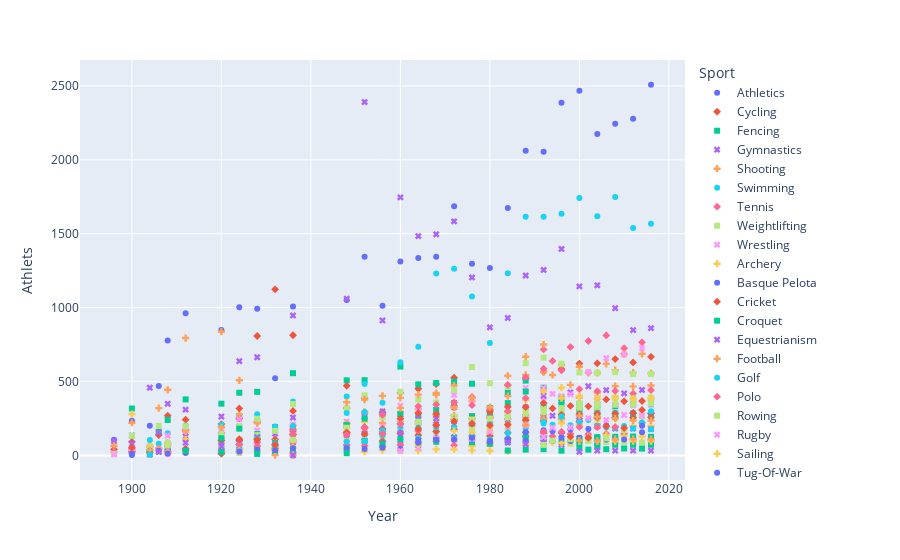

The notebook cell saved with this chart:
### Code cell
import plotly.express as px

fig = px.scatter(participants, x="Year", y="Athlets", color="Sport", symbol="Sport")
fig.show()

### Figure 1 — Plotly figure (JSON) as saved in the notebook; plotly's stock layout.template omitted (floating-point values rounded to 4 significant figures)
{"data": [{"hovertemplate": "Sport=Athletics<br>Year=%{x}<br>Athlets=%{y}<extra></extra>", "legendgroup": "Athletics", "marker": {"color": "#636efa", "symbol": "circle"}, "mode": "markers", "name": "Athletics", "orientation": "v", "showlegend": true, "type": "scatter", "x": [1896, 1900, 1904, 1906, 1908, 1912, 1920, 1924, 1928, 1932, 1936, 1948, 1952, 1956, 1960, 1964, 1968, 1972, 1976, 1980, 1984, 1988, 1992, 1996, 2000, 2004, 2008, 2012, 2016], "xaxis": "x", "y": [106, 234, 201, 470, 778, 962, 849, 1003, 992, 522, 1007, 1051, 1344, 1013, 1312, 1335, 1345, 1686, 1297, 1268, 1674, 2062, 2054, 2386, 2468, 2175, 2244, 2278, 2508], "yaxis": "y"}, {"hovertemplate": "Sport=Cycling<br>Year=%{x}<br>Athlets=%{y}<extra></extra>", "legendgroup": "Cycling", "marker": {"color": "#EF553B", "symbol": "diamond"}, "mode": "markers", "name": "Cycling", "orientation": "v", "showlegend": true, "type": "scatter", "x": [1896, 1900, 1904, 1906, 1908, 1912, 1920, 1924, 1928, 1932, 1936, 1948, 1952, 1956, 1960, 1964, 1968, 1972, 1976, 1980, 1984, 1988, 1992, 1996, 2000, 2004, 2008, 2012, 2016], "xaxis": "x", "y": [41, 92, 61, 138, 269, 242, 212, 249, 227, 109, 301, 320, 389, 292, 423, 451, 483, 526, 392, 307, 475, 518, 566, 584, 621, 623, 652, 629, 667], "yaxis": "y"}, {"hovertemplate": "Sport=Fencing<br>Year=%{x}<br>Athlets=%{y}<extra></extra>", "legendgroup": "Fencing", "marker": {"color": "#00cc96", "symbol": "square"}, "mode": "markers", "name": "Fencing", "orientation": "v", "showlegend": true, "type": "scatter", "x": [1896, 1900, 1904, 1906, 1908, 1912, 1920, 1924, 1928, 1932, 1936, 1948, 1952, 1956, 1960, 1964, 1968, 1972, 1976, 1980, 1984, 1988, 1992, 1996, 2000, 2004, 2008, 2012, 2016], "xaxis": "x", "y": [15, 317, 28, 161, 240, 379, 350, 424, 430, 192, 556, 508, 509, 278, 601, 481, 490, 499, 485, 321, 424, 506, 458, 388, 349, 323, 332, 345, 346], "yaxis": "y"}, {"hovertemplate": "Sport=Gymnastics<br>Year=%{x}<br>Athlets=%{y}<extra></extra>", "legendgroup": "Gymnastics", "marker": {"color": "#ab63fa", "symbol": "x"}, "mode": "markers", "name": "Gymnastics", "orientation": "v", "showlegend": true, "type": "scatter", "x": [1896, 1900, 1904, 1906, 1908, 1912, 1920, 1924, 1928, 1932, 1936, 1948, 1952, 1956, 1960, 1964, 1968, 1972, 1976, 1980, 1984, 1988, 1992, 1996, 2000, 2004, 2008, 2012, 2016], "xaxis": "x", "y": [97, 135, 458, 156, 349, 310, 263, 638, 664, 147, 947, 1060, 2391, 913, 1746, 1484, 1496, 1584, 1204, 866, 930, 1217, 1255, 1397, 1144, 1151, 996, 848, 861], "yaxis": "y"}, {"hovertemplate": "Sport=Shooting<br>Year=%{x}<br>Athlets=%{y}<extra></extra>", "legendgroup": "Shooting", "marker": {"color": "#FFA15A", "symbol": "cross"}, "mode": "markers", "name": "Shooting", "orientation": "v", "showlegend": true, "type": "scatter", "x": [1896, 1900, 1906, 1908, 1912, 1920, 1924, 1932, 1936, 1948, 1952, 1956, 1960, 1964, 1968, 1972, 1976, 1980, 1984, 1988, 1992, 1996, 2000, 2004, 2008, 2012, 2016], "xaxis": "x", "y": [65, 221, 320, 444, 794, 838, 508, 44, 162, 216, 289, 219, 389, 312, 410, 472, 369, 267, 539, 545, 564, 612, 599, 558, 577, 560, 555], "yaxis": "y"}, {"hovertemplate": "Sport=Swimming<br>Year=%{x}<br>Athlets=%{y}<extra></extra>", "legendgroup": "Swimming", "marker": {"color": "#19d3f3", "symbol": "circle"}, "mode": "markers", "name": "Swimming", "orientation": "v", "showlegend": true, "type": "scatter", "x": [1896, 1900, 1904, 1906, 1908, 1912, 1920, 1924, 1928, 1932, 1936, 1948, 1952, 1956, 1960, 1964, 1968, 1972, 1976, 1980, 1984, 1988, 1992, 1996, 2000, 2004, 2008, 2012, 2016], "xaxis": "x", "y": [18, 131, 64, 78, 150, 201, 209, 263, 278, 195, 364, 398, 483, 356, 630, 736, 1231, 1263, 1076, 761, 1232, 1614, 1615, 1635, 1741, 1618, 1749, 1538, 1568], "yaxis": "y"}, {"hovertemplate": "Sport=Tennis<br>Year=%{x}<br>Athlets=%{y}<extra></extra>", "legendgroup": "Tennis", "marker": {"color": "#FF6692", "symbol": "diamond"}, "mode": "markers", "name": "Tennis", "orientation": "v", "showlegend": true, "type": "scatter", "x": [1896, 1900, 1904, 1906, 1908, 1912, 1920, 1924, 1988, 1992, 1996, 2000, 2004, 2008, 2012, 2016], "xaxis": "x", "y": [23, 47, 57, 48, 84, 173, 153, 253, 202, 250, 246, 248, 252, 254, 286, 286], "yaxis": "y"}, {"hovertemplate": "Sport=Weightlifting<br>Year=%{x}<br>Athlets=%{y}<extra></extra>", "legendgroup": "Weightlifting", "marker": {"color": "#B6E880", "symbol": "square"}, "mode": "markers", "name": "Weightlifting", "orientation": "v", "showlegend": true, "type": "scatter", "x": [1896, 1904, 1906, 1920, 1924, 1928, 1932, 1936, 1948, 1952, 1956, 1960, 1964, 1968, 1972, 1976, 1980, 1984, 1988, 1992, 1996, 2000, 2004, 2008, 2012, 2016], "xaxis": "x", "y": [10, 7, 22, 53, 107, 94, 29, 80, 120, 142, 105, 172, 149, 160, 188, 173, 172, 186, 226, 244, 243, 246, 249, 253, 252, 255], "yaxis": "y"}, {"hovertemplate": "Sport=Wrestling<br>Year=%{x}<br>Athlets=%{y}<extra></extra>", "legendgroup": "Wrestling", "marker": {"color": "#FF97FF", "symbol": "x"}, "mode": "markers", "name": "Wrestling", "orientation": "v", "showlegend": true, "type": "scatter", "x": [1896, 1904, 1906, 1908, 1912, 1920, 1924, 1928, 1932, 1936, 1948, 1952, 1956, 1960, 1964, 1968, 1972, 1976, 1980, 1984, 1988, 1992, 1996, 2000, 2004, 2008, 2012, 2016], "xaxis": "x", "y": [5, 48, 39, 133, 170, 161, 244, 169, 90, 210, 229, 262, 195, 337, 302, 333, 409, 349, 270, 286, 457, 371, 401, 314, 342, 343, 339, 346], "yaxis": "y"}, {"hovertemplate": "Sport=Archery<br>Year=%{x}<br>Athlets=%{y}<extra></extra>", "legendgroup": "Archery", "marker": {"color": "#FECB52", "symbol": "cross"}, "mode": "markers", "name": "Archery", "orientation": "v", "showlegend": true, "type": "scatter", "x": [1900, 1904, 1908, 1920, 1972, 1976, 1980, 1984, 1988, 1992, 1996, 2000, 2004, 2008, 2012, 2016], "xaxis": "x", "y": [32, 70, 77, 86, 95, 64, 67, 109, 257, 247, 218, 206, 212, 194, 200, 200], "yaxis": "y"}, {"hovertemplate": "Sport=Basque Pelota<br>Year=%{x}<br>Athlets=%{y}<extra></extra>", "legendgroup": "Basque Pelota", "marker": {"color": "#636efa", "symbol": "circle"}, "mode": "markers", "name": "Basque Pelota", "orientation": "v", "showlegend": true, "type": "scatter", "x": [1900], "xaxis": "x", "y": [2], "yaxis": "y"}, {"hovertemplate": "Sport=Cricket<br>Year=%{x}<br>Athlets=%{y}<extra></extra>", "legendgroup": "Cricket", "marker": {"color": "#EF553B", "symbol": "diamond"}, "mode": "markers", "name": "Cricket", "orientation": "v", "showlegend": true, "type": "scatter", "x": [1900], "xaxis": "x", "y": [24], "yaxis": "y"}, {"hovertemplate": "Sport=Croquet<br>Year=%{x}<br>Athlets=%{y}<extra></extra>", "legendgroup": "Croquet", "marker": {"color": "#00cc96", "symbol": "square"}, "mode": "markers", "name": "Croquet", "orientation": "v", "showlegend": true, "type": "scatter", "x": [1900], "xaxis": "x", "y": [19], "yaxis": "y"}, {"hovertemplate": "Sport=Equestrianism<br>Year=%{x}<br>Athlets=%{y}<extra></extra>", "legendgroup": "Equestrianism", "marker": {"color": "#ab63fa", "symbol": "x"}, "mode": "markers", "name": "Equestrianism", "orientation": "v", "showlegend": true, "type": "scatter", "x": [1900, 1912, 1920, 1924, 1928, 1932, 1936, 1948, 1952, 1956, 1960, 1964, 1968, 1972, 1976, 1980, 1984, 1988, 1992, 1996, 2000, 2004, 2008, 2012, 2016], "xaxis": "x", "y": [79, 128, 132, 194, 232, 65, 256, 207, 263, 298, 276, 224, 233, 326, 246, 122, 281, 324, 404, 343, 295, 371, 340, 350, 355], "yaxis": "y"}, {"hovertemplate": "Sport=Football<br>Year=%{x}<br>Athlets=%{y}<extra></extra>", "legendgroup": "Football", "marker": {"color": "#FFA15A", "symbol": "cross"}, "mode": "markers", "name": "Football", "orientation": "v", "showlegend": true, "type": "scatter", "x": [1900, 1904, 1906, 1908, 1912, 1920, 1924, 1928, 1936, 1948, 1952, 1956, 1960, 1964, 1968, 1972, 1976, 1980, 1984, 1988, 1992, 1996, 2000, 2004, 2008, 2012, 2016], "xaxis": "x", "y": [35, 36, 45, 72, 163, 190, 279, 219, 201, 218, 294, 143, 235, 214, 273, 269, 202, 256, 246, 270, 272, 388, 391, 425, 469, 467, 473], "yaxis": "y"}, {"hovertemplate": "Sport=Golf<br>Year=%{x}<br>Athlets=%{y}<extra></extra>", "legendgroup": "Golf", "marker": {"color": "#19d3f3", "symbol": "circle"}, "mode": "markers", "name": "Golf", "orientation": "v", "showlegend": true, "type": "scatter", "x": [1900, 1904, 2016], "xaxis": "x", "y": [22, 105, 120], "yaxis": "y"}, {"hovertemplate": "Sport=Polo<br>Year=%{x}<br>Athlets=%{y}<extra></extra>", "legendgroup": "Polo", "marker": {"color": "#FF6692", "symbol": "diamond"}, "mode": "markers", "name": "Polo", "orientation": "v", "showlegend": true, "type": "scatter", "x": [1900, 1908, 1920, 1924, 1936], "xaxis": "x", "y": [21, 12, 17, 24, 21], "yaxis": "y"}, {"hovertemplate": "Sport=Rowing<br>Year=%{x}<br>Athlets=%{y}<extra></extra>", "legendgroup": "Rowing", "marker": {"color": "#B6E880", "symbol": "square"}, "mode": "markers", "name": "Rowing", "orientation": "v", "showlegend": true, "type": "scatter", "x": [1900, 1904, 1906, 1908, 1912, 1920, 1924, 1928, 1932, 1936, 1948, 1952, 1956, 1960, 1964, 1968, 1972, 1976, 1980, 1984, 1988, 1992, 1996, 2000, 2004, 2008, 2012, 2016], "xaxis": "x", "y": [133, 46, 200, 87, 197, 144, 196, 247, 166, 348, 318, 406, 258, 431, 378, 358, 442, 598, 488, 465, 624, 661, 621, 561, 559, 563, 550, 550], "yaxis": "y"}, {"hovertemplate": "Sport=Rugby<br>Year=%{x}<br>Athlets=%{y}<extra></extra>", "legendgroup": "Rugby", "marker": {"color": "#FF97FF", "symbol": "x"}, "mode": "markers", "name": "Rugby", "orientation": "v", "showlegend": true, "type": "scatter", "x": [1900, 1908, 1920, 1924], "xaxis": "x", "y": [47, 30, 31, 54], "yaxis": "y"}, {"hovertemplate": "Sport=Sailing<br>Year=%{x}<br>Athlets=%{y}<extra></extra>", "legendgroup": "Sailing", "marker": {"color": "#FECB52", "symbol": "cross"}, "mode": "markers", "name": "Sailing", "orientation": "v", "showlegend": true, "type": "scatter", "x": [1900, 1908, 1912, 1920, 1924, 1928, 1932, 1936, 1948, 1952, 1956, 1960, 1964, 1968, 1972, 1976, 1980, 1984, 1988, 1992, 1996, 2000, 2004, 2008, 2012, 2016], "xaxis": "x", "y": [280, 64, 109, 101, 69, 128, 57, 172, 186, 227, 154, 290, 225, 252, 323, 257, 156, 300, 375, 441, 458, 402, 401, 400, 379, 380], "yaxis": "y"}, {"hovertemplate": "Sport=Tug-Of-War<br>Year=%{x}<br>Athlets=%{y}<extra></extra>", "legendgroup": "Tug-Of-War", "marker": {"color": "#636efa", "symbol": "circle"}, "mode": "markers", "name": "Tug-Of-War", "orientation": "v", "showlegend": true, "type": "scatter", "x": [1900, 1904, 1906, 1908, 1912, 1920], "xaxis": "x", "y": [12, 30, 32, 40, 16, 40], "yaxis": "y"}, {"hovertemplate": "Sport=Water Polo<br>Year=%{x}<br>Athlets=%{y}<extra></extra>", "legendgroup": "Water Polo", "marker": {"color": "#EF553B", "symbol": "diamond"}, "mode": "markers", "name": "Water Polo", "orientation": "v", "showlegend": true, "type": "scatter", "x": [1900, 1904, 1908, 1912, 1920, 1924, 1928, 1932, 1936, 1948, 1952, 1956, 1960, 1964, 1968, 1972, 1976, 1980, 1984, 1988, 1992, 1996, 2000, 2004, 2008, 2012, 2016], "xaxis": "x", "y": [53, 21, 28, 45, 101, 101, 112, 41, 142, 156, 191, 96, 150, 137, 162, 176, 131, 132, 153, 156, 152, 153, 231, 255, 256, 257, 258], "yaxis": "y"}, {"hovertemplate": "Sport=Boxing<br>Year=%{x}<br>Athlets=%{y}<extra></extra>", "legendgroup": "Boxing", "marker": {"color": "#00cc96", "symbol": "square"}, "mode": "markers", "name": "Boxing", "orientation": "v", "showlegend": true, "type": "scatter", "x": [1904, 1908, 1920, 1924, 1928, 1932, 1936, 1948, 1952, 1956, 1960, 1964, 1968, 1972, 1976, 1980, 1984, 1988, 1992, 1996, 2000, 2004, 2008, 2012, 2016], "xaxis": "x", "y": [24, 42, 116, 181, 144, 85, 179, 205, 249, 161, 281, 269, 307, 354, 266, 271, 354, 432, 336, 355, 307, 280, 283, 283, 283], "yaxis": "y"}, {"hovertemplate": "Sport=Diving<br>Year=%{x}<br>Athlets=%{y}<extra></extra>", "legendgroup": "Diving", "marker": {"color": "#ab63fa", "symbol": "x"}, "mode": "markers", "name": "Diving", "orientation": "v", "showlegend": true, "type": "scatter", "x": [1904, 1906, 1908, 1912, 1920, 1924, 1928, 1932, 1936, 1948, 1952, 1956, 1960, 1964, 1968, 1972, 1976, 1980, 1984, 1988, 1992, 1996, 2000, 2004, 2008, 2012, 2016], "xaxis": "x", "y": [5, 24, 47, 86, 70, 90, 74, 36, 88, 84, 97, 82, 96, 102, 109, 124, 105, 88, 101, 108, 112, 139, 238, 196, 182, 181, 178], "yaxis": "y"}, {"hovertemplate": "Sport=Lacrosse<br>Year=%{x}<br>Athlets=%{y}<extra></extra>", "legendgroup": "Lacrosse", "marker": {"color": "#FFA15A", "symbol": "cross"}, "mode": "markers", "name": "Lacrosse", "orientation": "v", "showlegend": true, "type": "scatter", "x": [1904, 1908], "xaxis": "x", "y": [36, 24], "yaxis": "y"}, {"hovertemplate": "Sport=Roque<br>Year=%{x}<br>Athlets=%{y}<extra></extra>", "legendgroup": "Roque", "marker": {"color": "#19d3f3", "symbol": "circle"}, "mode": "markers", "name": "Roque", "orientation": "v", "showlegend": true, "type": "scatter", "x": [1904], "xaxis": "x", "y": [4], "yaxis": "y"}, {"hovertemplate": "Sport=Figure Skating<br>Year=%{x}<br>Athlets=%{y}<extra></extra>", "legendgroup": "Figure Skating", "marker": {"color": "#FF6692", "symbol": "diamond"}, "mode": "markers", "name": "Figure Skating", "orientation": "v", "showlegend": true, "type": "scatter", "x": [1908, 1920, 1924, 1928, 1932, 1936, 1948, 1952, 1956, 1960, 1964, 1968, 1972, 1976, 1980, 1984, 1988, 1992, 1994, 1998, 2002, 2006, 2010, 2014], "xaxis": "x", "y": [23, 31, 37, 63, 41, 87, 71, 65, 59, 71, 88, 96, 68, 105, 85, 114, 129, 133, 130, 145, 143, 147, 146, 221], "yaxis": "y"}, {"hovertemplate": "Sport=Hockey<br>Year=%{x}<br>Athlets=%{y}<extra></extra>", "legendgroup": "Hockey", "marker": {"color": "#B6E880", "symbol": "square"}, "mode": "markers", "name": "Hockey", "orientation": "v", "showlegend": true, "type": "scatter", "x": [1908, 1920, 1928, 1932, 1936, 1948, 1952, 1956, 1960, 1964, 1968, 1972, 1976, 1980, 1984, 1988, 1992, 1996, 2000, 2004, 2008, 2012, 2016], "xaxis": "x", "y": [68, 51, 137, 40, 167, 187, 157, 173, 236, 226, 253, 263, 172, 187, 286, 314, 314, 320, 350, 352, 387, 387, 390], "yaxis": "y"}, {"hovertemplate": "Sport=Jeu De Paume<br>Year=%{x}<br>Athlets=%{y}<extra></extra>", "legendgroup": "Jeu De Paume", "marker": {"color": "#FF97FF", "symbol": "x"}, "mode": "markers", "name": "Jeu De Paume", "orientation": "v", "showlegend": true, "type": "scatter", "x": [1908], "xaxis": "x", "y": [11], "yaxis": "y"}, {"hovertemplate": "Sport=Motorboating<br>Year=%{x}<br>Athlets=%{y}<extra></extra>", "legendgroup": "Motorboating", "marker": {"color": "#FECB52", "symbol": "cross"}, "mode": "markers", "name": "Motorboating", "orientation": "v", "showlegend": true, "type": "scatter", "x": [1908], "xaxis": "x", "y": [17], "yaxis": "y"}, {"hovertemplate": "Sport=Racquets<br>Year=%{x}<br>Athlets=%{y}<extra></extra>", "legendgroup": "Racquets", "marker": {"color": "#636efa", "symbol": "circle"}, "mode": "markers", "name": "Racquets", "orientation": "v", "showlegend": true, "type": "scatter", "x": [1908], "xaxis": "x", "y": [12], "yaxis": "y"}, {"hovertemplate": "Sport=Art Competitions<br>Year=%{x}<br>Athlets=%{y}<extra></extra>", "legendgroup": "Art Competitions", "marker": {"color": "#EF553B", "symbol": "diamond"}, "mode": "markers", "name": "Art Competitions", "orientation": "v", "showlegend": true, "type": "scatter", "x": [1912, 1920, 1924, 1928, 1932, 1936, 1948], "xaxis": "x", "y": [33, 11, 318, 808, 1124, 813, 471], "yaxis": "y"}, {"hovertemplate": "Sport=Modern Pentathlon<br>Year=%{x}<br>Athlets=%{y}<extra></extra>", "legendgroup": "Modern Pentathlon", "marker": {"color": "#00cc96", "symbol": "square"}, "mode": "markers", "name": "Modern Pentathlon", "orientation": "v", "showlegend": true, "type": "scatter", "x": [1912, 1920, 1924, 1928, 1932, 1936, 1948, 1952, 1956, 1960, 1964, 1968, 1972, 1976, 1980, 1984, 1988, 1992, 1996, 2000, 2004, 2008, 2012, 2016], "xaxis": "x", "y": [32, 23, 38, 37, 25, 42, 45, 99, 76, 111, 70, 93, 116, 89, 79, 103, 122, 117, 32, 48, 64, 72, 72, 72], "yaxis": "y"}, {"hovertemplate": "Sport=Ice Hockey<br>Year=%{x}<br>Athlets=%{y}<extra></extra>", "legendgroup": "Ice Hockey", "marker": {"color": "#ab63fa", "symbol": "x"}, "mode": "markers", "name": "Ice Hockey", "orientation": "v", "showlegend": true, "type": "scatter", "x": [1920, 1924, 1928, 1932, 1936, 1948, 1952, 1956, 1960, 1964, 1968, 1972, 1976, 1980, 1984, 1988, 1992, 1994, 1998, 2002, 2006, 2010, 2014], "xaxis": "x", "y": [60, 82, 124, 48, 173, 139, 147, 169, 152, 270, 250, 208, 217, 239, 239, 265, 267, 268, 426, 468, 442, 420, 443], "yaxis": "y"}, {"hovertemplate": "Sport=Alpinism<br>Year=%{x}<br>Athlets=%{y}<extra></extra>", "legendgroup": "Alpinism", "marker": {"color": "#FFA15A", "symbol": "cross"}, "mode": "markers", "name": "Alpinism", "orientation": "v", "showlegend": true, "type": "scatter", "x": [1924, 1932, 1936], "xaxis": "x", "y": [21, 2, 2], "yaxis": "y"}, {"hovertemplate": "Sport=Bobsleigh<br>Year=%{x}<br>Athlets=%{y}<extra></extra>", "legendgroup": "Bobsleigh", "marker": {"color": "#19d3f3", "symbol": "circle"}, "mode": "markers", "name": "Bobsleigh", "orientation": "v", "showlegend": true, "type": "scatter", "x": [1924, 1928, 1932, 1936, 1948, 1952, 1956, 1964, 1968, 1972, 1976, 1980, 1984, 1988, 1992, 1994, 1998, 2002, 2006, 2010, 2014], "xaxis": "x", "y": [39, 116, 52, 118, 92, 96, 135, 117, 120, 114, 133, 108, 152, 186, 216, 207, 204, 240, 191, 199, 223], "yaxis": "y"}, {"hovertemplate": "Sport=Cross Country Skiing<br>Year=%{x}<br>Athlets=%{y}<extra></extra>", "legendgroup": "Cross Country Skiing", "marker": {"color": "#FF6692", "symbol": "diamond"}, "mode": "markers", "name": "Cross Country Skiing", "orientation": "v", "showlegend": true, "type": "scatter", "x": [1924, 1928, 1932, 1936, 1948, 1952, 1956, 1960, 1964, 1968, 1972, 1976, 1980, 1984, 1988, 1992, 1994, 1998, 2002, 2006, 2010, 2014], "xaxis": "x", "y": [74, 90, 74, 175, 156, 188, 275, 216, 332, 344, 335, 395, 309, 477, 528, 717, 639, 733, 774, 812, 725, 765], "yaxis": "y"}, {"hovertemplate": "Sport=Curling<br>Year=%{x}<br>Athlets=%{y}<extra></extra>", "legendgroup": "Curling", "marker": {"color": "#B6E880", "symbol": "square"}, "mode": "markers", "name": "Curling", "orientation": "v", "showlegend": true, "type": "scatter", "x": [1924, 1998, 2002, 2006, 2010, 2014], "xaxis": "x", "y": [16, 80, 96, 91, 93, 87], "yaxis": "y"}, {"hovertemplate": "Sport=Military Ski Patrol<br>Year=%{x}<br>Athlets=%{y}<extra></extra>", "legendgroup": "Military Ski Patrol", "marker": {"color": "#FF97FF", "symbol": "x"}, "mode": "markers", "name": "Military Ski Patrol", "orientation": "v", "showlegend": true, "type": "scatter", "x": [1924], "xaxis": "x", "y": [24], "yaxis": "y"}, {"hovertemplate": "Sport=Nordic Combined<br>Year=%{x}<br>Athlets=%{y}<extra></extra>", "legendgroup": "Nordic Combined", "marker": {"color": "#FECB52", "symbol": "cross"}, "mode": "markers", "name": "Nordic Combined", "orientation": "v", "showlegend": true, "type": "scatter", "x": [1924, 1928, 1932, 1936, 1948, 1952, 1956, 1960, 1964, 1968, 1972, 1976, 1980, 1984, 1988, 1992, 1994, 1998, 2002, 2006, 2010, 2014], "xaxis": "x", "y": [30, 35, 33, 51, 39, 25, 36, 33, 32, 41, 40, 34, 31, 28, 75, 78, 89, 92, 125, 138, 131, 128], "yaxis": "y"}, {"hovertemplate": "Sport=Ski Jumping<br>Year=%{x}<br>Athlets=%{y}<extra></extra>", "legendgroup": "Ski Jumping", "marker": {"color": "#636efa", "symbol": "circle"}, "mode": "markers", "name": "Ski Jumping", "orientation": "v", "showlegend": true, "type": "scatter", "x": [1924, 1928, 1932, 1936, 1948, 1952, 1956, 1960, 1964, 1968, 1972, 1976, 1980, 1984, 1988, 1992, 1994, 1998, 2002, 2006, 2010, 2014], "xaxis": "x", "y": [27, 38, 34, 48, 49, 44, 51, 45, 105, 116, 108, 109, 98, 111, 157, 171, 164, 176, 178, 202, 170, 200], "yaxis": "y"}, {"hovertemplate": "Sport=Speed Skating<br>Year=%{x}<br>Athlets=%{y}<extra></extra>", "legendgroup": "Speed Skating", "marker": {"color": "#EF553B", "symbol": "diamond"}, "mode": "markers", "name": "Speed Skating", "orientation": "v", "showlegend": true, "type": "scatter", "x": [1924, 1928, 1932, 1936, 1948, 1952, 1956, 1960, 1964, 1968, 1972, 1976, 1980, 1984, 1988, 1992, 1994, 1998, 2002, 2006, 2010, 2014], "xaxis": "x", "y": [110, 106, 70, 140, 154, 145, 179, 249, 287, 280, 244, 247, 296, 328, 326, 354, 318, 335, 332, 379, 366, 368], "yaxis": "y"}, {"hovertemplate": "Sport=Skeleton<br>Year=%{x}<br>Athlets=%{y}<extra></extra>", "legendgroup": "Skeleton", "marker": {"color": "#00cc96", "symbol": "square"}, "mode": "markers", "name": "Skeleton", "orientation": "v", "showlegend": true, "type": "scatter", "x": [1928, 1948, 2002, 2006, 2010, 2014], "xaxis": "x", "y": [10, 15, 39, 42, 47, 46], "yaxis": "y"}, {"hovertemplate": "Sport=Aeronautics<br>Year=%{x}<br>Athlets=%{y}<extra></extra>", "legendgroup": "Aeronautics", "marker": {"color": "#ab63fa", "symbol": "x"}, "mode": "markers", "name": "Aeronautics", "orientation": "v", "showlegend": true, "type": "scatter", "x": [1936], "xaxis": "x", "y": [1], "yaxis": "y"}, {"hovertemplate": "Sport=Alpine Skiing<br>Year=%{x}<br>Athlets=%{y}<extra></extra>", "legendgroup": "Alpine Skiing", "marker": {"color": "#FFA15A", "symbol": "cross"}, "mode": "markers", "name": "Alpine Skiing", "orientation": "v", "showlegend": true, "type": "scatter", "x": [1936, 1948, 1952, 1956, 1960, 1964, 1968, 1972, 1976, 1980, 1984, 1988, 1992, 1994, 1998, 2002, 2006, 2010, 2014], "xaxis": "x", "y": [103, 360, 378, 403, 320, 411, 422, 325, 390, 327, 401, 668, 750, 544, 477, 559, 619, 685, 687], "yaxis": "y"}, {"hovertemplate": "Sport=Basketball<br>Year=%{x}<br>Athlets=%{y}<extra></extra>", "legendgroup": "Basketball", "marker": {"color": "#19d3f3", "symbol": "circle"}, "mode": "markers", "name": "Basketball", "orientation": "v", "showlegend": true, "type": "scatter", "x": [1936, 1948, 1952, 1956, 1960, 1964, 1968, 1972, 1976, 1980, 1984, 1988, 1992, 1996, 2000, 2004, 2008, 2012, 2016], "xaxis": "x", "y": [199, 287, 294, 169, 192, 189, 191, 190, 213, 215, 213, 236, 236, 284, 286, 287, 287, 287, 281], "yaxis": "y"}, {"hovertemplate": "Sport=Canoeing<br>Year=%{x}<br>Athlets=%{y}<extra></extra>", "legendgroup": "Canoeing", "marker": {"color": "#FF6692", "symbol": "diamond"}, "mode": "markers", "name": "Canoeing", "orientation": "v", "showlegend": true, "type": "scatter", "x": [1936, 1948, 1952, 1956, 1960, 1964, 1968, 1972, 1976, 1980, 1984, 1988, 1992, 1996, 2000, 2004, 2008, 2012, 2016], "xaxis": "x", "y": [143, 139, 184, 146, 211, 167, 203, 359, 340, 253, 299, 388, 587, 575, 448, 434, 436, 418, 441], "yaxis": "y"}, {"hovertemplate": "Sport=Handball<br>Year=%{x}<br>Athlets=%{y}<extra></extra>", "legendgroup": "Handball", "marker": {"color": "#B6E880", "symbol": "square"}, "mode": "markers", "name": "Handball", "orientation": "v", "showlegend": true, "type": "scatter", "x": [1936, 1972, 1976, 1980, 1984, 1988, 1992, 1996, 2000, 2004, 2008, 2012, 2016], "xaxis": "x", "y": [105, 243, 243, 248, 259, 281, 292, 300, 323, 328, 343, 347, 353], "yaxis": "y"}, {"hovertemplate": "Sport=Biathlon<br>Year=%{x}<br>Athlets=%{y}<extra></extra>", "legendgroup": "Biathlon", "marker": {"color": "#FF97FF", "symbol": "x"}, "mode": "markers", "name": "Biathlon", "orientation": "v", "showlegend": true, "type": "scatter", "x": [1960, 1964, 1968, 1972, 1976, 1980, 1984, 1988, 1992, 1994, 1998, 2002, 2006, 2010, 2014], "xaxis": "x", "y": [30, 51, 116, 106, 112, 159, 195, 207, 457, 416, 413, 564, 658, 683, 726], "yaxis": "y"}, {"hovertemplate": "Sport=Judo<br>Year=%{x}<br>Athlets=%{y}<extra></extra>", "legendgroup": "Judo", "marker": {"color": "#FECB52", "symbol": "cross"}, "mode": "markers", "name": "Judo", "orientation": "v", "showlegend": true, "type": "scatter", "x": [1964, 1972, 1976, 1980, 1984, 1988, 1992, 1996, 2000, 2004, 2008, 2012, 2016], "xaxis": "x", "y": [72, 166, 154, 193, 212, 243, 433, 387, 398, 384, 386, 384, 389], "yaxis": "y"}, {"hovertemplate": "Sport=Luge<br>Year=%{x}<br>Athlets=%{y}<extra></extra>", "legendgroup": "Luge", "marker": {"color": "#636efa", "symbol": "circle"}, "mode": "markers", "name": "Luge", "orientation": "v", "showlegend": true, "type": "scatter", "x": [1964, 1968, 1972, 1976, 1980, 1984, 1988, 1992, 1994, 1998, 2002, 2006, 2010, 2014], "xaxis": "x", "y": [85, 106, 107, 119, 94, 89, 98, 98, 98, 97, 117, 108, 107, 156], "yaxis": "y"}, {"hovertemplate": "Sport=Volleyball<br>Year=%{x}<br>Athlets=%{y}<extra></extra>", "legendgroup": "Volleyball", "marker": {"color": "#EF553B", "symbol": "diamond"}, "mode": "markers", "name": "Volleyball", "orientation": "v", "showlegend": true, "type": "scatter", "x": [1964, 1968, 1972, 1976, 1980, 1984, 1988, 1992, 1996, 2000, 2004, 2008, 2012, 2016], "xaxis": "x", "y": [179, 206, 231, 216, 204, 208, 239, 231, 275, 279, 283, 283, 287, 283], "yaxis": "y"}, {"hovertemplate": "Sport=Rhythmic Gymnastics<br>Year=%{x}<br>Athlets=%{y}<extra></extra>", "legendgroup": "Rhythmic Gymnastics", "marker": {"color": "#00cc96", "symbol": "square"}, "mode": "markers", "name": "Rhythmic Gymnastics", "orientation": "v", "showlegend": true, "type": "scatter", "x": [1984, 1988, 1992, 1996, 2000, 2004, 2008, 2012, 2016], "xaxis": "x", "y": [33, 39, 42, 90, 84, 84, 95, 95, 96], "yaxis": "y"}, {"hovertemplate": "Sport=Synchronized Swimming<br>Year=%{x}<br>Athlets=%{y}<extra></extra>", "legendgroup": "Synchronized Swimming", "marker": {"color": "#ab63fa", "symbol": "x"}, "mode": "markers", "name": "Synchronized Swimming", "orientation": "v", "showlegend": true, "type": "scatter", "x": [1984, 1988, 1992, 1996, 2000, 2004, 2008, 2012, 2016], "xaxis": "x", "y": [86, 76, 89, 72, 117, 117, 117, 117, 118], "yaxis": "y"}, {"hovertemplate": "Sport=Table Tennis<br>Year=%{x}<br>Athlets=%{y}<extra></extra>", "legendgroup": "Table Tennis", "marker": {"color": "#FFA15A", "symbol": "cross"}, "mode": "markers", "name": "Table Tennis", "orientation": "v", "showlegend": true, "type": "scatter", "x": [1988, 1992, 1996, 2000, 2004, 2008, 2012, 2016], "xaxis": "x", "y": [206, 248, 251, 268, 260, 250, 236, 236], "yaxis": "y"}, {"hovertemplate": "Sport=Badminton<br>Year=%{x}<br>Athlets=%{y}<extra></extra>", "legendgroup": "Badminton", "marker": {"color": "#19d3f3", "symbol": "circle"}, "mode": "markers", "name": "Badminton", "orientation": "v", "showlegend": true, "type": "scatter", "x": [1992, 1996, 2000, 2004, 2008, 2012, 2016], "xaxis": "x", "y": [226, 263, 225, 200, 184, 182, 177], "yaxis": "y"}, {"hovertemplate": "Sport=Baseball<br>Year=%{x}<br>Athlets=%{y}<extra></extra>", "legendgroup": "Baseball", "marker": {"color": "#FF6692", "symbol": "diamond"}, "mode": "markers", "name": "Baseball", "orientation": "v", "showlegend": true, "type": "scatter", "x": [1992, 1996, 2000, 2004, 2008], "xaxis": "x", "y": [160, 160, 192, 191, 191], "yaxis": "y"}, {"hovertemplate": "Sport=Freestyle Skiing<br>Year=%{x}<br>Athlets=%{y}<extra></extra>", "legendgroup": "Freestyle Skiing", "marker": {"color": "#B6E880", "symbol": "square"}, "mode": "markers", "name": "Freestyle Skiing", "orientation": "v", "showlegend": true, "type": "scatter", "x": [1992, 1994, 1998, 2002, 2006, 2010, 2014], "xaxis": "x", "y": [71, 99, 110, 105, 116, 172, 264], "yaxis": "y"}, {"hovertemplate": "Sport=Short Track Speed Skating<br>Year=%{x}<br>Athlets=%{y}<extra></extra>", "legendgroup": "Short Track Speed Skating", "marker": {"color": "#FF97FF", "symbol": "x"}, "mode": "markers", "name": "Short Track Speed Skating", "orientation": "v", "showlegend": true, "type": "scatter", "x": [1992, 1994, 1998, 2002, 2006, 2010, 2014], "xaxis": "x", "y": [124, 188, 190, 251, 239, 273, 269], "yaxis": "y"}, {"hovertemplate": "Sport=Beach Volleyball<br>Year=%{x}<br>Athlets=%{y}<extra></extra>", "legendgroup": "Beach Volleyball", "marker": {"color": "#FECB52", "symbol": "cross"}, "mode": "markers", "name": "Beach Volleyball", "orientation": "v", "showlegend": true, "type": "scatter", "x": [1996, 2000, 2004, 2008, 2012, 2016], "xaxis": "x", "y": [84, 96, 96, 96, 96, 96], "yaxis": "y"}, {"hovertemplate": "Sport=Softball<br>Year=%{x}<br>Athlets=%{y}<extra></extra>", "legendgroup": "Softball", "marker": {"color": "#636efa", "symbol": "circle"}, "mode": "markers", "name": "Softball", "orientation": "v", "showlegend": true, "type": "scatter", "x": [1996, 2000, 2004, 2008], "xaxis": "x", "y": [120, 120, 118, 120], "yaxis": "y"}, {"hovertemplate": "Sport=Snowboarding<br>Year=%{x}<br>Athlets=%{y}<extra></extra>", "legendgroup": "Snowboarding", "marker": {"color": "#EF553B", "symbol": "diamond"}, "mode": "markers", "name": "Snowboarding", "orientation": "v", "showlegend": true, "type": "scatter", "x": [1998, 2002, 2006, 2010, 2014], "xaxis": "x", "y": [127, 118, 198, 185, 308], "yaxis": "y"}, {"hovertemplate": "Sport=Taekwondo<br>Year=%{x}<br>Athlets=%{y}<extra></extra>", "legendgroup": "Taekwondo", "marker": {"color": "#00cc96", "symbol": "square"}, "mode": "markers", "name": "Taekwondo", "orientation": "v", "showlegend": true, "type": "scatter", "x": [2000, 2004, 2008, 2012, 2016], "xaxis": "x", "y": [102, 124, 126, 128, 126], "yaxis": "y"}, {"hovertemplate": "Sport=Trampolining<br>Year=%{x}<br>Athlets=%{y}<extra></extra>", "legendgroup": "Trampolining", "marker": {"color": "#ab63fa", "symbol": "x"}, "mode": "markers", "name": "Trampolining", "orientation": "v", "showlegend": true, "type": "scatter", "x": [2000, 2004, 2008, 2012, 2016], "xaxis": "x", "y": [24, 32, 32, 32, 32], "yaxis": "y"}, {"hovertemplate": "Sport=Triathlon<br>Year=%{x}<br>Athlets=%{y}<extra></extra>", "legendgroup": "Triathlon", "marker": {"color": "#FFA15A", "symbol": "cross"}, "mode": "markers", "name": "Triathlon", "orientation": "v", "showlegend": true, "type": "scatter", "x": [2000, 2004, 2008, 2012, 2016], "xaxis": "x", "y": [100, 99, 110, 110, 110], "yaxis": "y"}, {"hovertemplate": "Sport=Rugby Sevens<br>Year=%{x}<br>Athlets=%{y}<extra></extra>", "legendgroup": "Rugby Sevens", "marker": {"color": "#19d3f3", "symbol": "circle"}, "mode": "markers", "name": "Rugby Sevens", "orientation": "v", "showlegend": true, "type": "scatter", "x": [2016], "xaxis": "x", "y": [299], "yaxis": "y"}], "layout": {"legend": {"title": {"text": "Sport"}, "tracegroupgap": 0}, "margin": {"t": 60}, "xaxis": {"anchor": "y", "domain": [0.0, 1.0], "title": {"text": "Year"}}, "yaxis": {"anchor": "x", "domain": [0.0, 1.0], "title": {"text": "Athlets"}}}}
